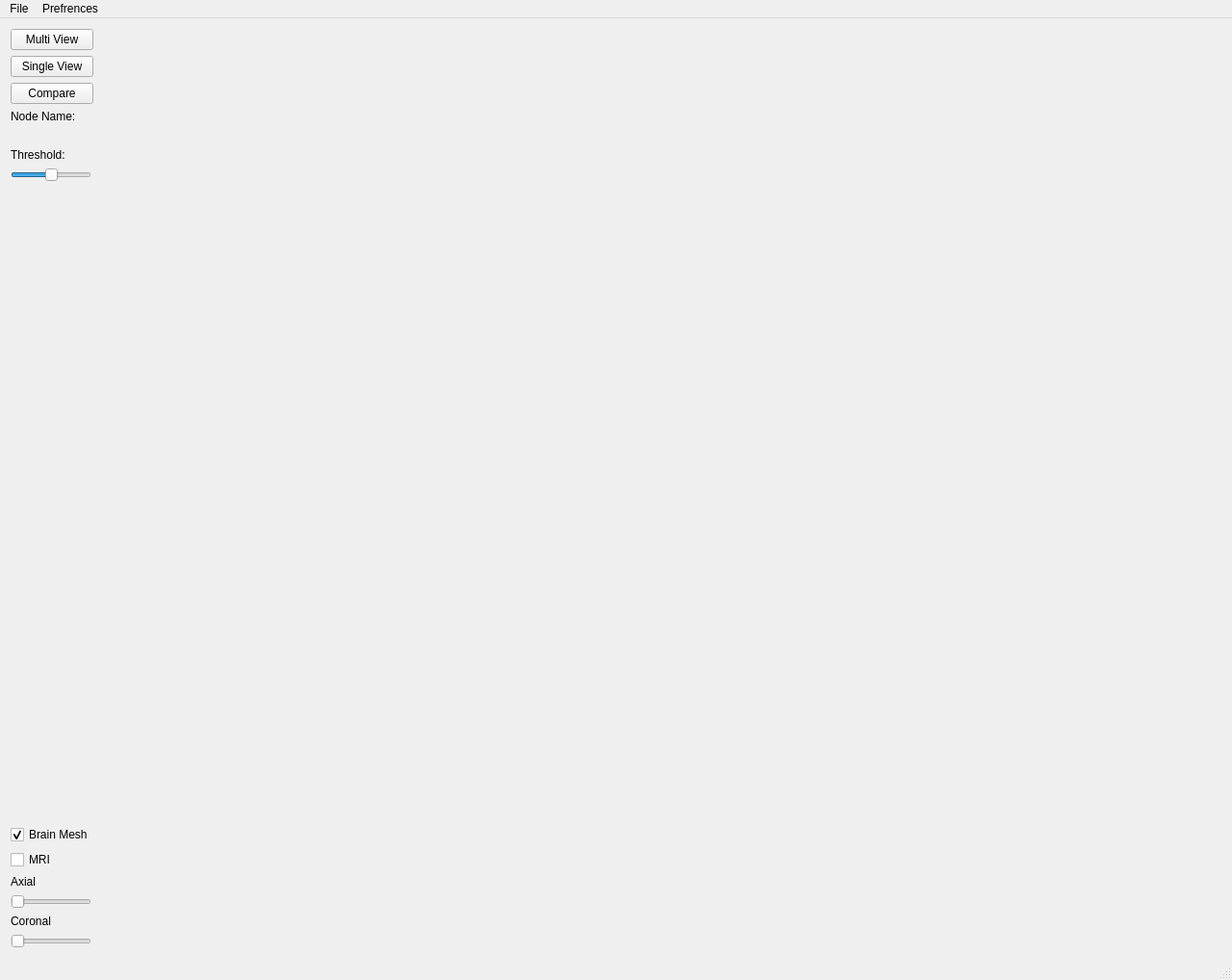
<?xml version="1.0" encoding="UTF-8"?>
<ui version="4.0">
 <class>ConnectedClass</class>
 <widget class="QMainWindow" name="ConnectedClass">
  <property name="geometry">
   <rect>
    <x>0</x>
    <y>0</y>
    <width>1280</width>
    <height>1018</height>
   </rect>
  </property>
  <property name="windowTitle">
   <string>Connected</string>
  </property>
  <widget class="QWidget" name="centralWidget">
   <layout class="QHBoxLayout" name="horizontalLayout">
    <item>
     <layout class="QVBoxLayout" name="verticalLayout_2">
      <item>
       <widget class="QPushButton" name="multiview">
        <property name="sizePolicy">
         <sizepolicy hsizetype="Minimum" vsizetype="Fixed">
          <horstretch>0</horstretch>
          <verstretch>0</verstretch>
         </sizepolicy>
        </property>
        <property name="minimumSize">
         <size>
          <width>20</width>
          <height>10</height>
         </size>
        </property>
        <property name="text">
         <string>Multi View</string>
        </property>
       </widget>
      </item>
      <item>
       <widget class="QPushButton" name="singleview">
        <property name="text">
         <string>Single View</string>
        </property>
       </widget>
      </item>
      <item>
       <widget class="QPushButton" name="compareview">
        <property name="text">
         <string>Compare</string>
        </property>
       </widget>
      </item>
      <item>
       <widget class="QLabel" name="nodeLabel">
        <property name="text">
         <string>Node Name:</string>
        </property>
       </widget>
      </item>
      <item>
       <widget class="QLabel" name="nodeName">
        <property name="text">
         <string/>
        </property>
       </widget>
      </item>
      <item>
       <widget class="QLabel" name="thresholdLabel">
        <property name="text">
         <string>Threshold:</string>
        </property>
       </widget>
      </item>
      <item>
       <widget class="QSlider" name="thresholdSlider">
        <property name="sizePolicy">
         <sizepolicy hsizetype="Fixed" vsizetype="Minimum">
          <horstretch>0</horstretch>
          <verstretch>0</verstretch>
         </sizepolicy>
        </property>
        <property name="minimum">
         <number>0</number>
        </property>
        <property name="maximum">
         <number>100</number>
        </property>
        <property name="value">
         <number>50</number>
        </property>
        <property name="orientation">
         <enum>Qt::Horizontal</enum>
        </property>
       </widget>
      </item>
      <item>
       <spacer name="verticalSpacer">
        <property name="orientation">
         <enum>Qt::Vertical</enum>
        </property>
        <property name="sizeHint" stdset="0">
         <size>
          <width>20</width>
          <height>40</height>
         </size>
        </property>
       </spacer>
      </item>
      <item>
       <widget class="QCheckBox" name="meshenable">
        <property name="text">
         <string>Brain Mesh</string>
        </property>
        <property name="checked">
         <bool>true</bool>
        </property>
       </widget>
      </item>
      <item>
       <widget class="QCheckBox" name="mrienable">
        <property name="text">
         <string>MRI</string>
        </property>
       </widget>
      </item>
      <item>
       <widget class="QLabel" name="AxialLabel">
        <property name="text">
         <string>Axial</string>
        </property>
       </widget>
      </item>
      <item>
       <widget class="QSlider" name="axialSlider">
        <property name="sizePolicy">
         <sizepolicy hsizetype="Fixed" vsizetype="Minimum">
          <horstretch>0</horstretch>
          <verstretch>0</verstretch>
         </sizepolicy>
        </property>
        <property name="minimum">
         <number>50</number>
        </property>
        <property name="maximum">
         <number>200</number>
        </property>
        <property name="value">
         <number>50</number>
        </property>
        <property name="orientation">
         <enum>Qt::Horizontal</enum>
        </property>
       </widget>
      </item>
      <item>
       <widget class="QLabel" name="CoronalLabel">
        <property name="text">
         <string>Coronal</string>
        </property>
       </widget>
      </item>
      <item>
       <widget class="QSlider" name="coronalSlider">
        <property name="sizePolicy">
         <sizepolicy hsizetype="Fixed" vsizetype="Minimum">
          <horstretch>0</horstretch>
          <verstretch>0</verstretch>
         </sizepolicy>
        </property>
        <property name="minimum">
         <number>-90</number>
        </property>
        <property name="maximum">
         <number>65</number>
        </property>
        <property name="sliderPosition">
         <number>-90</number>
        </property>
        <property name="orientation">
         <enum>Qt::Horizontal</enum>
        </property>
       </widget>
      </item>
     </layout>
    </item>
    <item>
     <widget class="GLWidget" name="screen" native="true">
      <property name="sizePolicy">
       <sizepolicy hsizetype="Expanding" vsizetype="Preferred">
        <horstretch>0</horstretch>
        <verstretch>0</verstretch>
       </sizepolicy>
      </property>
     </widget>
    </item>
   </layout>
  </widget>
  <widget class="QMenuBar" name="menuBar">
   <property name="geometry">
    <rect>
     <x>0</x>
     <y>0</y>
     <width>1280</width>
     <height>21</height>
    </rect>
   </property>
   <widget class="QMenu" name="menuFile">
    <property name="title">
     <string>File</string>
    </property>
    <addaction name="actionLoad_Connectome"/>
    <addaction name="actionLoad_Secondary_Connectome"/>
    <addaction name="actionLoad_Primary_Node_Data"/>
    <addaction name="actionLoad_Secondary_Node_Data"/>
   </widget>
   <widget class="QMenu" name="menuPrefrences">
    <property name="title">
     <string>Prefrences</string>
    </property>
    <addaction name="actionColor_Settings"/>
    <addaction name="actionRender_Settings"/>
    <addaction name="actionMRI_Settings"/>
   </widget>
   <addaction name="menuFile"/>
   <addaction name="menuPrefrences"/>
  </widget>
  <widget class="QStatusBar" name="statusBar"/>
  <action name="actionLoad_Connectome">
   <property name="text">
    <string>Load Primary Connectome</string>
   </property>
  </action>
  <action name="actionLoad_Secondary_Connectome">
   <property name="text">
    <string>Load Secondary Connectome</string>
   </property>
  </action>
  <action name="actionLoad_Primary_Node_Data">
   <property name="text">
    <string>Load Primary Graph Signal</string>
   </property>
  </action>
  <action name="actionLoad_Secondary_Node_Data">
   <property name="text">
    <string>Load Secondary Graph Signal</string>
   </property>
  </action>
  <action name="actionColor_Settings">
   <property name="text">
    <string>Color Settings</string>
   </property>
  </action>
  <action name="actionRender_Settings">
   <property name="text">
    <string>Network Settings</string>
   </property>
  </action>
  <action name="actionMRI_Settings">
   <property name="text">
    <string>MRI Settings</string>
   </property>
  </action>
 </widget>
 <layoutdefault spacing="6" margin="11"/>
 <customwidgets>
  <customwidget>
   <class>GLWidget</class>
   <extends>QWidget</extends>
   <header>GLWidget.h</header>
   <container>1</container>
  </customwidget>
 </customwidgets>
 <resources/>
 <connections/>
</ui>
